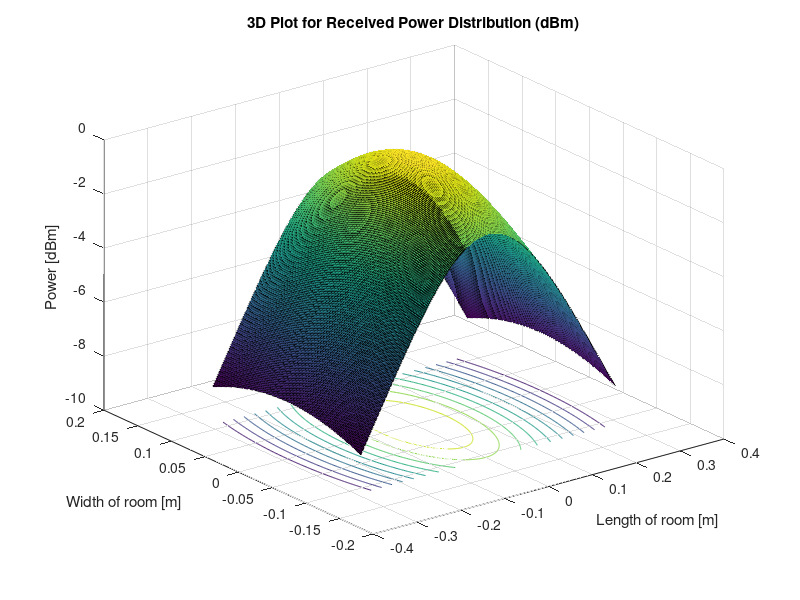
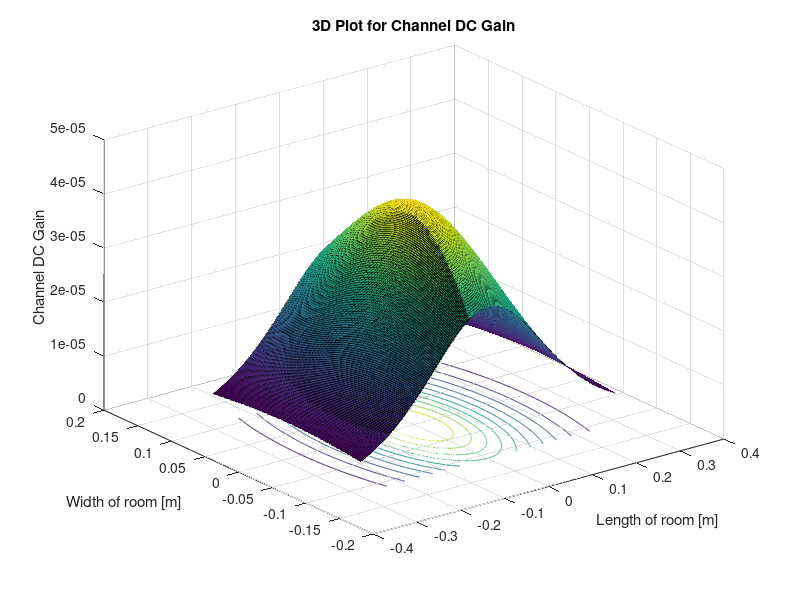
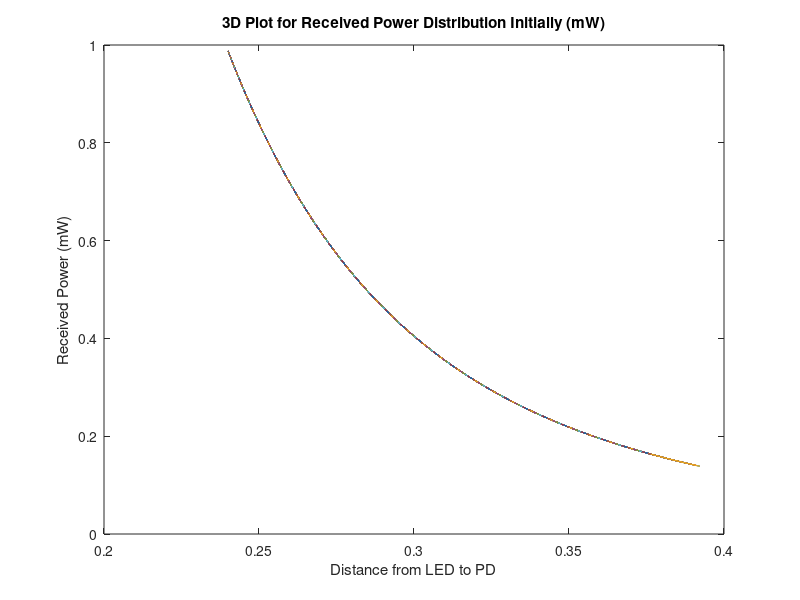
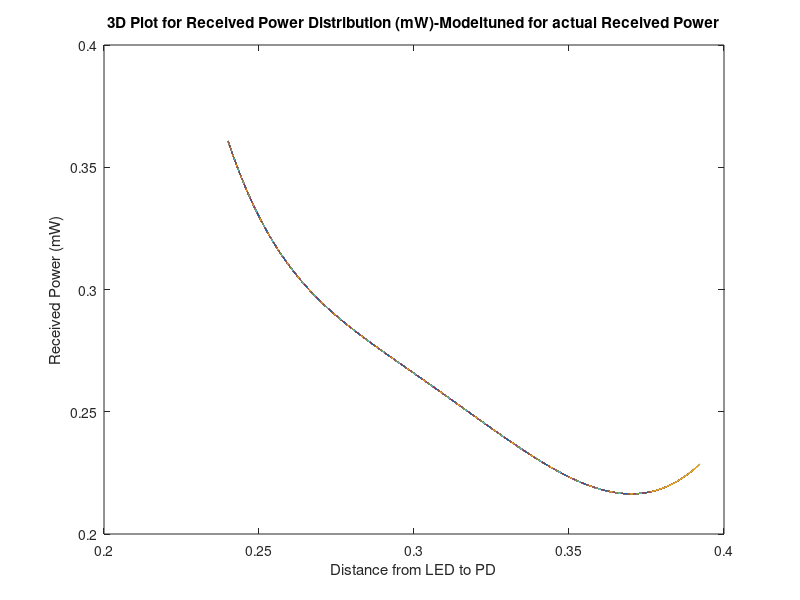

Write the MATLAB code that produced these figures, in order.
phi = 60; %semi-angle at half power (deg)
m = -log(2)/log(cosd(phi)); %Lambertian order of emission
P_LED =24000; %transmitted optical power (mW)
Arx = 7.45E-6; %detector areaa of PD (sq.cm)
Ts = 1; %gain of optical filter
%index = 1.5; %refractive index of lens at the PD
FOV = 55; %FOV of the receiver (deg)
G_Con= 1; %gain of an optical concentrator

lx=0.58; ly=0.22; lz=0.24; %room dimension in (m)
h=lz; %distance between source and reciver plane (m)
[XT,YT]= meshgrid(0,0); %position of LED

Nx = lx*800; Ny= ly*800; %number of grids in the receiver plane
x=-lx/2:lx/Nx:lx/2;
y=-ly/2:ly/Ny:ly/2;
[XR, YR] = meshgrid(x, y);
D= sqrt((XR-XT).^2+ (YR-YT).^2+h^2); %distance vector from source
cos_irradiance_angle = h./D; %irradiance angle vector
cos_incidence_angle = h./D; %incidence angle vector

HLOS=((m+1)*Arx*(cos_irradiance_angle.^m).*Ts.*G_Con.*cos_incidence_angle)./(2*pi.*D.^2); %channel DC gain for source
P_rx=P_LED.*HLOS; %received power from source
P_rx(find(abs(acosd(cos_incidence_angle))> FOV)) = 0; 
%y=6.52-0.376.*D+5.43.*E(-3).*(D.^(2));
P_rx_initial =P_rx;
%P_rx_final =P_rx - (6.52-37.6.*D+54.3.*(D.^(2)));
P_rx_final =P_rx - (12.4-100.*D+273.*(D.^(2))-253.*(D.^(3)));
%P_rx_final =P_rx - (58.6-736.*D+3538.*(D.^(2))-7654.*(D.^(3))+6255.*(D.^(4)));
P_rx_dBm=(10*log10(P_rx));

figure(1)
surfc(x,y,P_rx_dBm);
xlabel('Length of room [m]')
ylabel('Width of room [m]' )
zlabel('Power [dBm]' )
hold on
title('3D Plot for Received Power Distribution (dBm)' ) 

figure(2)
surfc(x,y,HLOS);
xlabel('Length of room [m]')
ylabel('Width of room [m]' )
zlabel('Channel DC Gain' )
hold on
title('3D Plot for Channel DC Gain' ) 

figure(3)
plot(D,P_rx_initial)
xlabel('Distance from LED to PD')
ylabel('Received Power (mW)')
title('3D Plot for Received Power Distribution Initially (mW)' ) 

figure(4)
plot(D,P_rx_final)
xlabel('Distance from LED to PD')
ylabel('Received Power (mW)')
title('3D Plot for Received Power Distribution (mW)-Modeltuned for actual Received Power' )

